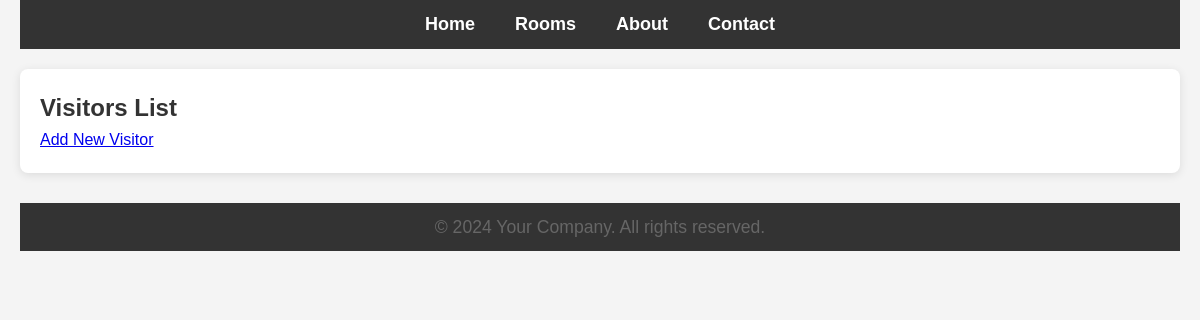
Before: /visitors/ with the older database file.
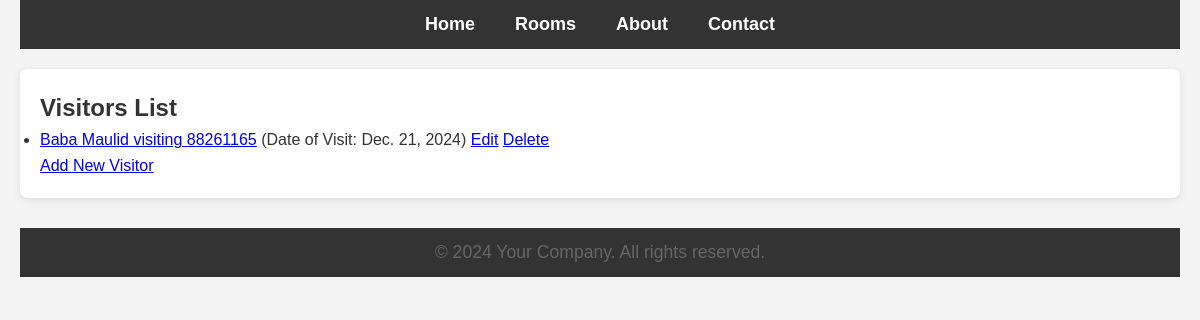
After: the same page with the newer database file.
### main/models.py (models this page shows, shortened)
class Visitor(models.Model):
    name = models.CharField(max_length=100)
    phone_number = models.CharField(max_length=15)
    student = models.ForeignKey('Student', on_delete=models.CASCADE)
    date_of_visit = models.DateField(auto_now_add=True)
    check_in_time = models.TimeField(default=time(12, 0))  # Default time set to 12:00 PM
    check_out_time = models.TimeField(blank=True, null=True)
    purpose = models.TextField()
    penalty = models.DecimalField(max_digits=5, decimal_places=2, default=0.00)  # Track penalties
    checked_out = models.BooleanField(default=False)  # Checkbox to indicate if the visitor has checked out

class Student(models.Model):
    GENDER_CHOICES = [
        ('Male', 'Male'),
        ('Female', 'Female'),
    ]
    student_id = models.CharField(max_length=20, unique=True)
    first_name = models.CharField(max_length=50)
    last_name = models.CharField(max_length=50)
    email = models.EmailField()
    phone_number = models.CharField(max_length=15)
    course = models.CharField(max_length=100)
    year_of_study = models.PositiveIntegerField()
    gender = models.CharField(max_length=10, choices=GENDER_CHOICES)
    profile_picture = models.ImageField(upload_to='profile_pics/', blank=True, null=True)
    room = models.ForeignKey('Room', on_delete=models.SET_NULL, null=True, blank=True)
    date_registered = models.DateTimeField(auto_now_add=True)
    username = models.CharField(max_length=20,  blank=True)

### main/views.py (the view)
# urls.py: path('visitors/', views.visitor_list, name='visitor_list'),
def visitor_list(request):
    visitors = Visitor.objects.all()
    return render(request, 'visitors/list.html', {'visitors': visitors})

### templates/visitors/list.html
{% extends "base.html" %}
{% block content %}
  <h2>Visitors List</h2>
  <ul>
    {% for visitor in visitors %}
      <li>
        <a href="{% url 'visitor_detail' visitor.id %}">{{ visitor.name }} visiting {{ visitor.student.student_id }}</a>
        (Date of Visit: {{ visitor.date_of_visit }})
        <a href="{% url 'update_visitor' visitor.id %}">Edit</a>
        <a href="{% url 'delete_visitor' visitor.id %}">Delete</a>
      </li>
    {% endfor %}
  </ul>
  <a href="{% url 'create_visitor' %}">Add New Visitor</a>
{% endblock %}

Changed rows visible on the page:
added Visitor: name "Baba Maulid", student.student_id "88261165", date_of_visit "Dec. 21, 2024"
